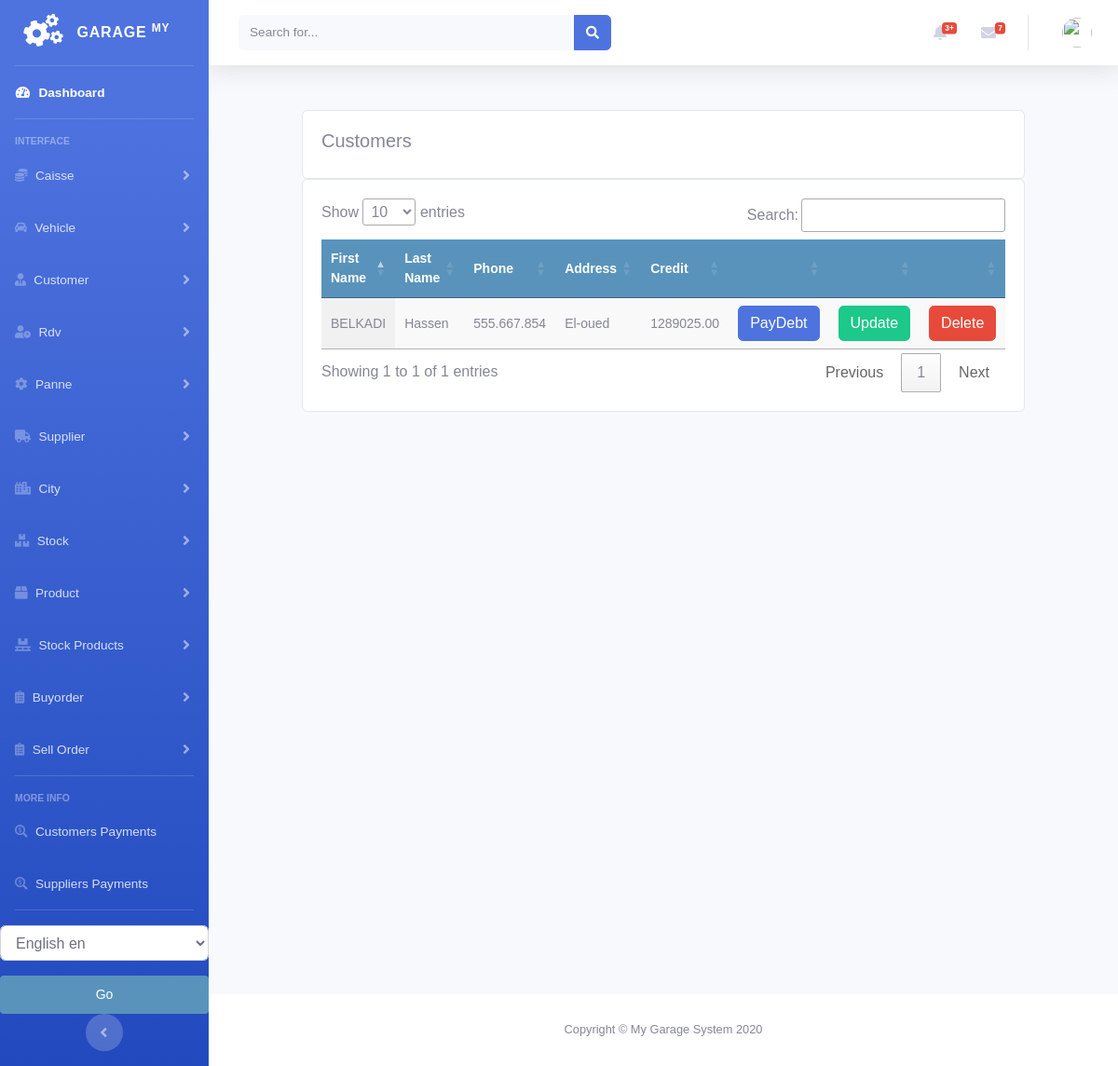
Before: /supplier/supplier_list with the older database file.
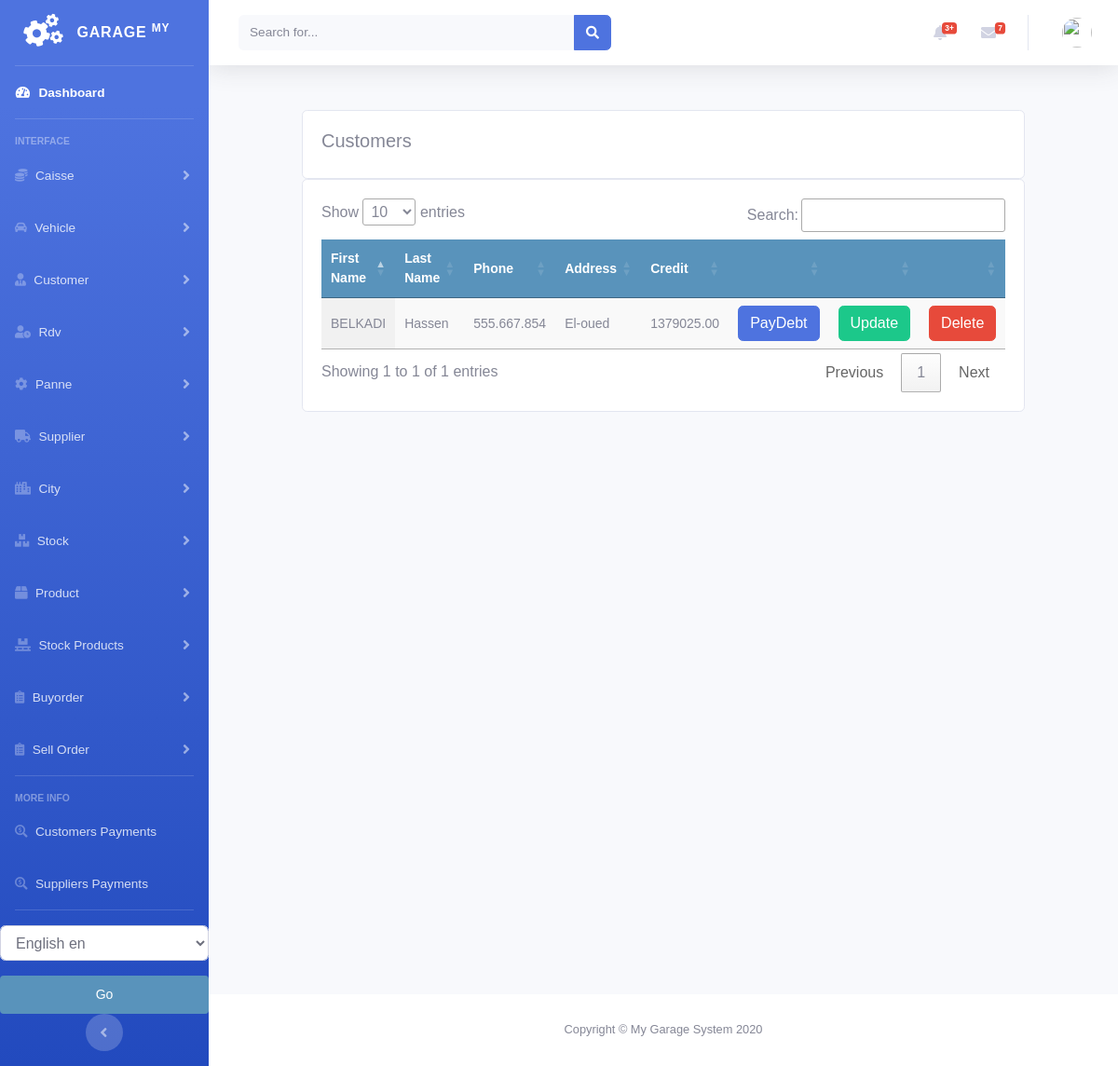
After: the same page with the newer database file.
### supplier/models.py (models this page shows, shortened)
class Supplier(models.Model):
    firstname = models.CharField(max_length=250, null=True)
    lastname = models.CharField(max_length=250, null=True)
    address = models.CharField(max_length=200, null=True)
    phone = models.CharField(max_length=200, null=True)
    email = models.EmailField(null=True)
    date_created = models.DateTimeField(auto_now_add=True, null=True)
    date_joined = models.DateField(null=True)
    credit = models.DecimalField(max_digits=10, decimal_places=2, null=True, default=0.0)

### supplier/views.py (the view)
# urls.py: path('supplier_list', views.supplier_list, name='supplier_list'),
def supplier_list(request):
    suppliers = Supplier.objects.all()
    context = {
        'suppliers': suppliers
    }
    return render(request, 'supplier/list_supplier.html', context)

### supplier/templates/supplier/list_supplier.html (shortened to what this page needs)
{% extends 'home.html' %}
{% load static %}
{% block content %}
<br>
<div class="row">
    <div class="col">
        <div class="card card-body">
            <h5>Customers</h5>
        </div>
        <div class="card card-body">
            <table id="table_id" class="display text-center">
                <thead>
                <tr>
                    <th>First Name</th>
                    <th>Last Name</th>
                    <th>Phone</th>
                    <th>Address</th>
                    <th>Credit</th>
                    <th></th>
                    <th></th>
                    <th></th>
                </tr>
                </thead>
                <tbody>
                {% for supplier in suppliers %}
                <tr>
                    <td>
                        {{supplier.firstname}}
                    </td>
                    <td>
                        {{supplier.lastname}}
                    </td>
                    <td>
                        {{supplier.phone}}
                    </td>
                    <td>
                        {{supplier.address}}
                    </td>
                    <td>
                        {{supplier.credit}}
                    </td>
                    <td>
                        {% if supplier.credit > 0%}
                        <a class="btn btn-primary " href="{% url 'payments:create_supplier_payment_by_supplier' supplier.id %}">PayDebt</a>
                        {% endif %}
                    </td>
                    <td>
                        <a class="btn btn-success " href="{% url 'supplier:update_supplier' supplier.id %}">Update</a>
                    </td>
                    <td>
                        <a class="btn btn-danger " href="{% url 'supplier:delete_supplier' supplier.id %}">Delete</a>
                    </td>
                </tr>
                {% endfor %}
                </tbody>
            </table>
        </div>
    </div>
</div>
{% endblock %}
{% block jsscript %}
<link rel="stylesheet" href="https://ajax.googleapis.com/ajax/libs/jqueryui/1.12.1/themes/smoothness/jquery-ui.css">
<link rel="stylesheet" href="https://cdnjs.cloudflare.com/ajax/libs/chosen/1.8.7/chosen.min.css"/>
<link rel="stylesheet" type="text/css" href="https://cdn.datatables.net/1.10.22/css/jquery.dataTables.css">
{% endblock %}

Changed rows visible on the page:
changed Supplier "BELKADI": credit "1289025.00" → "1379025.00"
